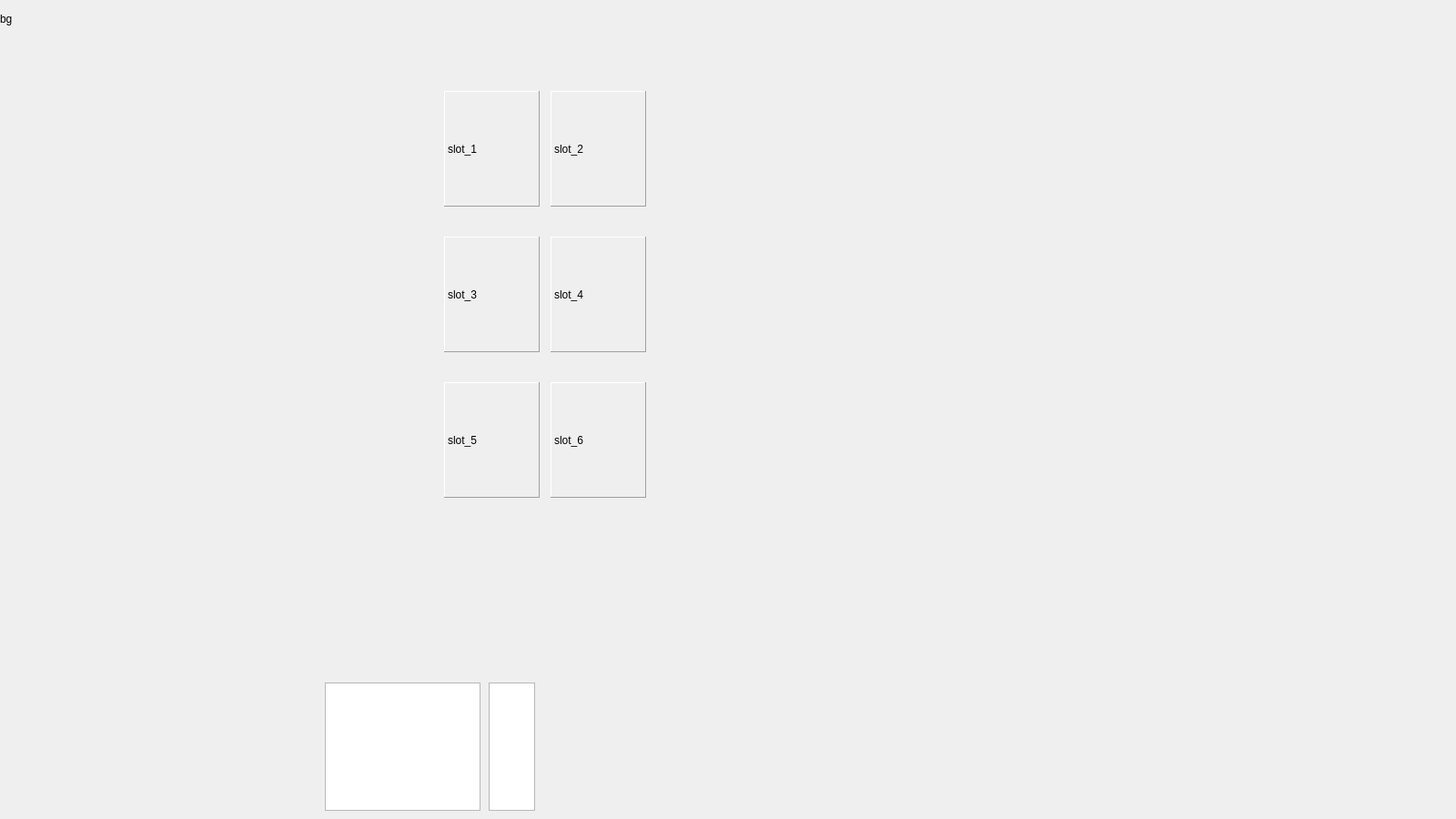
<?xml version="1.0" encoding="UTF-8"?>
<ui version="4.0">
 <class>CapitalArmyWindow</class>
 <widget class="QMainWindow" name="CapitalArmyWindow">
  <property name="geometry">
   <rect>
    <x>0</x>
    <y>0</y>
    <width>1600</width>
    <height>900</height>
   </rect>
  </property>
  <property name="windowTitle">
   <string notr="true">CapitalArmyWindow</string>
  </property>
  <widget class="QWidget" name="centralwidget">
   <widget class="QLabel" name="capitalArmyBG">
    <property name="geometry">
     <rect>
      <x>0</x>
      <y>0</y>
      <width>28</width>
      <height>41</height>
     </rect>
    </property>
    <property name="minimumSize">
     <size>
      <width>13</width>
      <height>13</height>
     </size>
    </property>
    <property name="maximumSize">
     <size>
      <width>1600</width>
      <height>900</height>
     </size>
    </property>
    <property name="contextMenuPolicy">
     <enum>Qt::DefaultContextMenu</enum>
    </property>
    <property name="autoFillBackground">
     <bool>true</bool>
    </property>
    <property name="frameShape">
     <enum>QFrame::NoFrame</enum>
    </property>
    <property name="frameShadow">
     <enum>QFrame::Plain</enum>
    </property>
    <property name="lineWidth">
     <number>3</number>
    </property>
    <property name="midLineWidth">
     <number>0</number>
    </property>
    <property name="text">
     <string>bg</string>
    </property>
   </widget>
   <widget class="QPushButton" name="pushButtonBack">
    <property name="geometry">
     <rect>
      <x>1360</x>
      <y>790</y>
      <width>40</width>
      <height>40</height>
     </rect>
    </property>
    <property name="toolTip">
     <string>Выход</string>
    </property>
    <property name="toolTipDuration">
     <number>3000</number>
    </property>
    <property name="autoFillBackground">
     <bool>false</bool>
    </property>
    <property name="text">
     <string/>
    </property>
    <property name="flat">
     <bool>true</bool>
    </property>
   </widget>
   <widget class="QPushButton" name="pushButtonDelete">
    <property name="geometry">
     <rect>
      <x>778</x>
      <y>832</y>
      <width>40</width>
      <height>40</height>
     </rect>
    </property>
    <property name="toolTip">
     <string>Отпустить воина (D)</string>
    </property>
    <property name="toolTipDuration">
     <number>3000</number>
    </property>
    <property name="autoFillBackground">
     <bool>false</bool>
    </property>
    <property name="text">
     <string/>
    </property>
    <property name="flat">
     <bool>true</bool>
    </property>
   </widget>
   <widget class="QPushButton" name="pushButtonStop">
    <property name="geometry">
     <rect>
      <x>607</x>
      <y>797</y>
      <width>40</width>
      <height>40</height>
     </rect>
    </property>
    <property name="toolTip">
     <string>Заблокировать тип воина (L)</string>
    </property>
    <property name="toolTipDuration">
     <number>3000</number>
    </property>
    <property name="autoFillBackground">
     <bool>false</bool>
    </property>
    <property name="text">
     <string/>
    </property>
    <property name="flat">
     <bool>true</bool>
    </property>
   </widget>
   <widget class="QListView" name="listPlayerUnits">
    <property name="geometry">
     <rect>
      <x>357</x>
      <y>750</y>
      <width>171</width>
      <height>141</height>
     </rect>
    </property>
   </widget>
   <widget class="QListView" name="listPlayerSlots">
    <property name="geometry">
     <rect>
      <x>537</x>
      <y>750</y>
      <width>51</width>
      <height>141</height>
     </rect>
    </property>
   </widget>
   <widget class="QLabel" name="slot2">
    <property name="geometry">
     <rect>
      <x>605</x>
      <y>100</y>
      <width>105</width>
      <height>127</height>
     </rect>
    </property>
    <property name="minimumSize">
     <size>
      <width>105</width>
      <height>127</height>
     </size>
    </property>
    <property name="maximumSize">
     <size>
      <width>224</width>
      <height>127</height>
     </size>
    </property>
    <property name="frameShape">
     <enum>QFrame::Panel</enum>
    </property>
    <property name="frameShadow">
     <enum>QFrame::Raised</enum>
    </property>
    <property name="lineWidth">
     <number>1</number>
    </property>
    <property name="midLineWidth">
     <number>0</number>
    </property>
    <property name="text">
     <string>slot_2</string>
    </property>
   </widget>
   <widget class="QLabel" name="slot5">
    <property name="geometry">
     <rect>
      <x>488</x>
      <y>420</y>
      <width>105</width>
      <height>127</height>
     </rect>
    </property>
    <property name="minimumSize">
     <size>
      <width>105</width>
      <height>127</height>
     </size>
    </property>
    <property name="maximumSize">
     <size>
      <width>224</width>
      <height>127</height>
     </size>
    </property>
    <property name="frameShape">
     <enum>QFrame::Panel</enum>
    </property>
    <property name="frameShadow">
     <enum>QFrame::Raised</enum>
    </property>
    <property name="lineWidth">
     <number>1</number>
    </property>
    <property name="midLineWidth">
     <number>0</number>
    </property>
    <property name="text">
     <string>slot_5</string>
    </property>
   </widget>
   <widget class="QLabel" name="slot6">
    <property name="geometry">
     <rect>
      <x>605</x>
      <y>420</y>
      <width>105</width>
      <height>127</height>
     </rect>
    </property>
    <property name="minimumSize">
     <size>
      <width>105</width>
      <height>127</height>
     </size>
    </property>
    <property name="maximumSize">
     <size>
      <width>224</width>
      <height>127</height>
     </size>
    </property>
    <property name="frameShape">
     <enum>QFrame::Panel</enum>
    </property>
    <property name="frameShadow">
     <enum>QFrame::Raised</enum>
    </property>
    <property name="lineWidth">
     <number>1</number>
    </property>
    <property name="midLineWidth">
     <number>0</number>
    </property>
    <property name="text">
     <string>slot_6</string>
    </property>
   </widget>
   <widget class="QLabel" name="slot3">
    <property name="geometry">
     <rect>
      <x>488</x>
      <y>260</y>
      <width>105</width>
      <height>127</height>
     </rect>
    </property>
    <property name="minimumSize">
     <size>
      <width>105</width>
      <height>127</height>
     </size>
    </property>
    <property name="maximumSize">
     <size>
      <width>224</width>
      <height>127</height>
     </size>
    </property>
    <property name="frameShape">
     <enum>QFrame::Panel</enum>
    </property>
    <property name="frameShadow">
     <enum>QFrame::Raised</enum>
    </property>
    <property name="lineWidth">
     <number>1</number>
    </property>
    <property name="midLineWidth">
     <number>0</number>
    </property>
    <property name="text">
     <string>slot_3</string>
    </property>
   </widget>
   <widget class="QLabel" name="slot4">
    <property name="geometry">
     <rect>
      <x>605</x>
      <y>260</y>
      <width>105</width>
      <height>127</height>
     </rect>
    </property>
    <property name="minimumSize">
     <size>
      <width>105</width>
      <height>127</height>
     </size>
    </property>
    <property name="maximumSize">
     <size>
      <width>224</width>
      <height>127</height>
     </size>
    </property>
    <property name="frameShape">
     <enum>QFrame::Panel</enum>
    </property>
    <property name="frameShadow">
     <enum>QFrame::Raised</enum>
    </property>
    <property name="lineWidth">
     <number>1</number>
    </property>
    <property name="midLineWidth">
     <number>0</number>
    </property>
    <property name="text">
     <string>slot_4</string>
    </property>
   </widget>
   <widget class="QLabel" name="slot1">
    <property name="geometry">
     <rect>
      <x>488</x>
      <y>100</y>
      <width>105</width>
      <height>127</height>
     </rect>
    </property>
    <property name="minimumSize">
     <size>
      <width>105</width>
      <height>127</height>
     </size>
    </property>
    <property name="maximumSize">
     <size>
      <width>224</width>
      <height>127</height>
     </size>
    </property>
    <property name="frameShape">
     <enum>QFrame::Panel</enum>
    </property>
    <property name="frameShadow">
     <enum>QFrame::Raised</enum>
    </property>
    <property name="lineWidth">
     <number>1</number>
    </property>
    <property name="midLineWidth">
     <number>0</number>
    </property>
    <property name="text">
     <string>slot_1</string>
    </property>
   </widget>
   <widget class="QPushButton" name="pushButtonSlot1">
    <property name="geometry">
     <rect>
      <x>490</x>
      <y>100</y>
      <width>104</width>
      <height>127</height>
     </rect>
    </property>
    <property name="text">
     <string/>
    </property>
    <property name="flat">
     <bool>true</bool>
    </property>
   </widget>
   <widget class="QPushButton" name="pushButtonSlot6">
    <property name="geometry">
     <rect>
      <x>607</x>
      <y>420</y>
      <width>104</width>
      <height>127</height>
     </rect>
    </property>
    <property name="text">
     <string/>
    </property>
    <property name="flat">
     <bool>true</bool>
    </property>
   </widget>
   <widget class="QPushButton" name="pushButtonSlot4">
    <property name="geometry">
     <rect>
      <x>607</x>
      <y>260</y>
      <width>104</width>
      <height>127</height>
     </rect>
    </property>
    <property name="text">
     <string/>
    </property>
    <property name="flat">
     <bool>true</bool>
    </property>
   </widget>
   <widget class="QPushButton" name="pushButtonSlot5">
    <property name="geometry">
     <rect>
      <x>490</x>
      <y>420</y>
      <width>104</width>
      <height>127</height>
     </rect>
    </property>
    <property name="text">
     <string/>
    </property>
    <property name="flat">
     <bool>true</bool>
    </property>
   </widget>
   <widget class="QPushButton" name="pushButtonSlot3">
    <property name="geometry">
     <rect>
      <x>490</x>
      <y>260</y>
      <width>104</width>
      <height>127</height>
     </rect>
    </property>
    <property name="text">
     <string/>
    </property>
    <property name="flat">
     <bool>true</bool>
    </property>
   </widget>
   <widget class="QPushButton" name="pushButtonSlot2">
    <property name="geometry">
     <rect>
      <x>607</x>
      <y>100</y>
      <width>104</width>
      <height>127</height>
     </rect>
    </property>
    <property name="text">
     <string/>
    </property>
    <property name="flat">
     <bool>true</bool>
    </property>
   </widget>
   <zorder>capitalArmyBG</zorder>
   <zorder>pushButtonBack</zorder>
   <zorder>pushButtonDelete</zorder>
   <zorder>pushButtonStop</zorder>
   <zorder>listPlayerUnits</zorder>
   <zorder>listPlayerSlots</zorder>
   <zorder>slot2</zorder>
   <zorder>slot6</zorder>
   <zorder>slot4</zorder>
   <zorder>pushButtonSlot4</zorder>
   <zorder>pushButtonSlot2</zorder>
   <zorder>pushButtonSlot6</zorder>
   <zorder>slot1</zorder>
   <zorder>slot5</zorder>
   <zorder>slot3</zorder>
   <zorder>pushButtonSlot5</zorder>
   <zorder>pushButtonSlot1</zorder>
   <zorder>pushButtonSlot3</zorder>
  </widget>
 </widget>
 <resources/>
 <connections/>
</ui>
